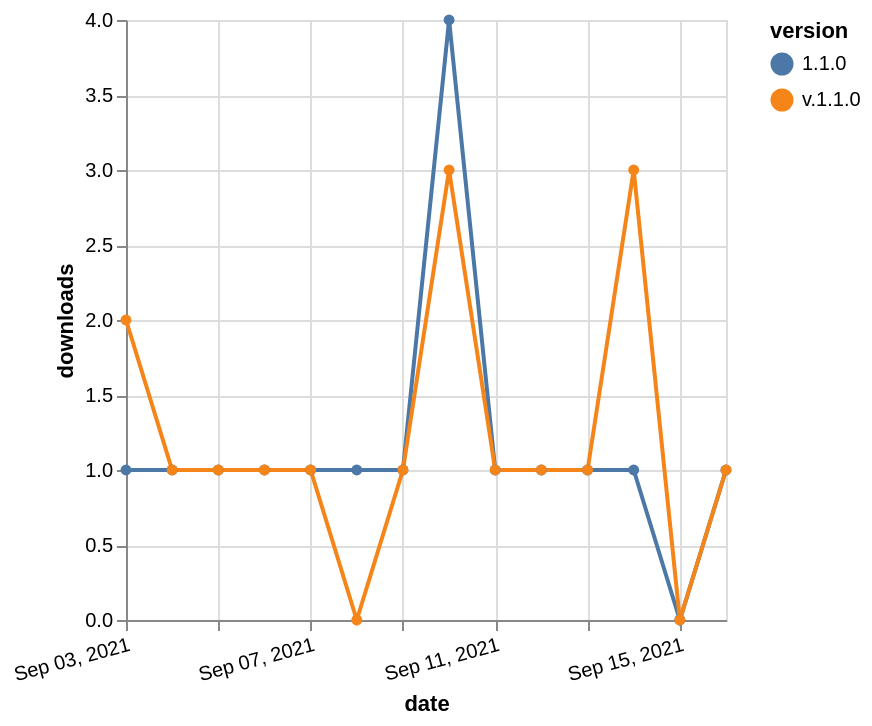

Write the Vega-Lite specification saved for this chart.
### Vega-Lite specification from a JSON file in a GitHub repository (floating-point values rounded to 4 significant figures)
{"$schema": "https://vega.github.io/schema/vega-lite/v5.json", "description": "A simple bar chart with embedded data.", "data": {"values": [{"date": "2021-09-03", "total": 158, "delta": 1, "version": "1.1.0"}, {"date": "2021-09-04", "total": 159, "delta": 1, "version": "1.1.0"}, {"date": "2021-09-05", "total": 160, "delta": 1, "version": "1.1.0"}, {"date": "2021-09-06", "total": 161, "delta": 1, "version": "1.1.0"}, {"date": "2021-09-07", "total": 162, "delta": 1, "version": "1.1.0"}, {"date": "2021-09-08", "total": 163, "delta": 1, "version": "1.1.0"}, {"date": "2021-09-09", "total": 164, "delta": 1, "version": "1.1.0"}, {"date": "2021-09-10", "total": 168, "delta": 4, "version": "1.1.0"}, {"date": "2021-09-11", "total": 169, "delta": 1, "version": "1.1.0"}, {"date": "2021-09-12", "total": 170, "delta": 1, "version": "1.1.0"}, {"date": "2021-09-13", "total": 171, "delta": 1, "version": "1.1.0"}, {"date": "2021-09-14", "total": 172, "delta": 1, "version": "1.1.0"}, {"date": "2021-09-15", "total": 172, "delta": 0, "version": "1.1.0"}, {"date": "2021-09-16", "total": 173, "delta": 1, "version": "1.1.0"}, {"date": "2021-09-03", "total": 261, "delta": 2, "version": "v.1.1.0"}, {"date": "2021-09-04", "total": 262, "delta": 1, "version": "v.1.1.0"}, {"date": "2021-09-05", "total": 263, "delta": 1, "version": "v.1.1.0"}, {"date": "2021-09-06", "total": 264, "delta": 1, "version": "v.1.1.0"}, {"date": "2021-09-07", "total": 265, "delta": 1, "version": "v.1.1.0"}, {"date": "2021-09-08", "total": 265, "delta": 0, "version": "v.1.1.0"}, {"date": "2021-09-09", "total": 266, "delta": 1, "version": "v.1.1.0"}, {"date": "2021-09-10", "total": 269, "delta": 3, "version": "v.1.1.0"}, {"date": "2021-09-11", "total": 270, "delta": 1, "version": "v.1.1.0"}, {"date": "2021-09-12", "total": 271, "delta": 1, "version": "v.1.1.0"}, {"date": "2021-09-13", "total": 272, "delta": 1, "version": "v.1.1.0"}, {"date": "2021-09-14", "total": 275, "delta": 3, "version": "v.1.1.0"}, {"date": "2021-09-15", "total": 275, "delta": 0, "version": "v.1.1.0"}, {"date": "2021-09-16", "total": 276, "delta": 1, "version": "v.1.1.0"}]}, "width": "container", "mark": {"type": "line", "point": {"filled": true}}, "encoding": {"x": {"field": "date", "type": "temporal", "timeUnit": "yearmonthdate", "title": "date", "axis": {"labelAngle": -15}}, "y": {"field": "delta", "type": "quantitative", "title": "downloads"}, "color": {"field": "version", "type": "nominal"}, "tooltip": {"field": "delta"}}}
